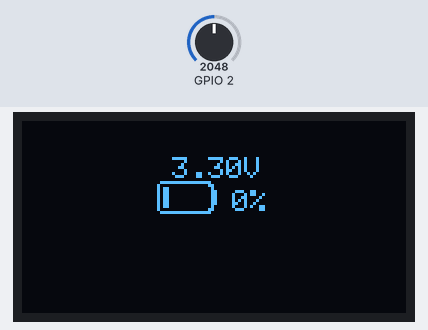
The program below on a simulated Seeed XIAO ESP32-C3. Shown: 128×64 one-colour display. Inputs (shaded band) come from the test bench; at power-on: GPIO 2 = 2048. What the program prints to the serial monitor is not drawn.

Above: at 2.5 s.
2.6 s: GPIO 2 set to 2162
At 3.4 s:
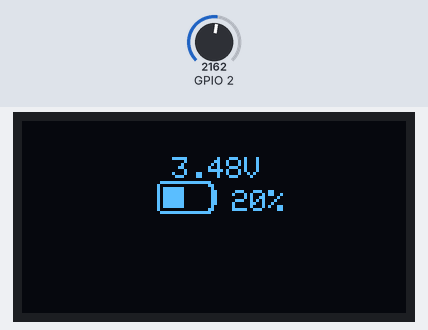
4.4 s: GPIO 2 set to 2280
At 5.1 s:
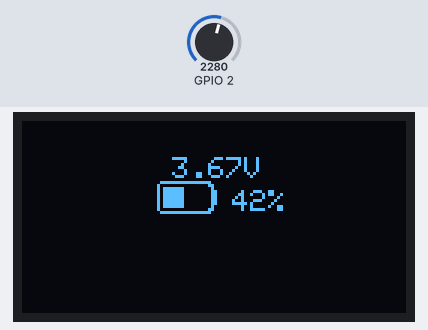
5.9 s: GPIO 2 set to 2360
At 6.8 s:
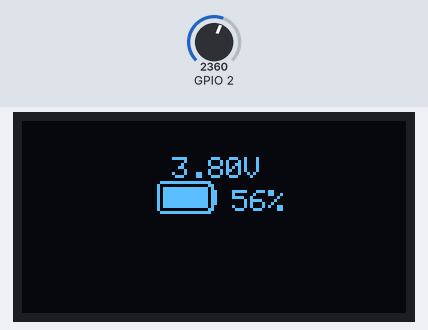
7.5 s: GPIO 2 set to 2047
At 8.4 s:
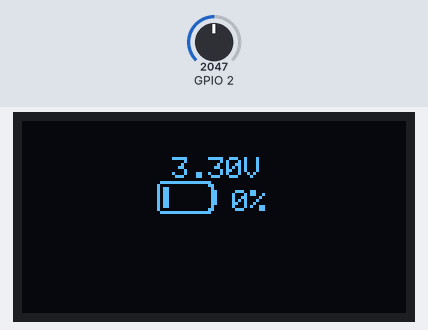
Timing chart, 0 to 10.0 s (numbered marks = the images above; inputs shaded):
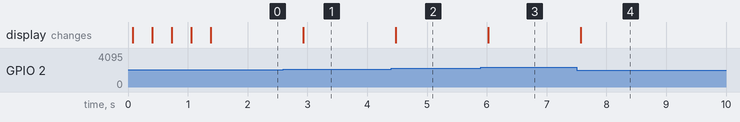

Measured:
- the behaviour switches between 2103 and 2104 on GPIO 2 (found by bisection; images 0 and 1)
- the behaviour switches between 2326 and 2327 on GPIO 2 (found by bisection; images 2 and 3)
- after the input at 2.6 s, the display: changes after 0.33 s (image 1)
- after the input at 4.4 s, the display: changes after 0.08 s (image 2)
- after the input at 5.9 s, the display: changes after 0.13 s (image 3)
- after the input at 7.5 s, the display: changes after 0.07 s (image 4)

The program:

main.cpp
```cpp
/*
        _          _ ______ _____ _____
       (_)        | |  ____|  __ \_   _|
  _ __  ___  _____| | |__  | |  | || |
 | '_ \| \ \/ / _ \ |  __| | |  | || |
 | |_) | |>  <  __/ | |____| |__| || |_
 | .__/|_/_/\_\___|_|______|_____/_____|
 | |
 |_|

www.pixeledi.eu | https://linktr.ee/pixeledi
ESP32 XIAO Battery Voltage | V1.0 | 04.2023

https://forum.seeedstudio.com/t/battery-voltage-monitor-and-ad-conversion-for-xiao-esp32c/267535

*/

#include <Arduino.h>
#include <Adafruit_GFX.h>
#include <Adafruit_SSD1306.h>
#include "batterygrafic.h"

unsigned long millisBattery = 0;
float Vbattf = 0;

#define OLED_RESET 4
Adafruit_SSD1306 display(OLED_RESET);

float mapf(float x, float inmin, float inmax, float outmin, float outmax)
{
  float a = x - inmin;
  float b = outmax - outmin;
  float c = inmax - inmin;
  return a * b / c + outmin;
}

void setBitamp(const uint8_t bitmap_grafic[])
{
  display.drawBitmap(45, 20, bitmap_grafic, 20, 11, 1);
}

void showBatteryStatus()
{
  display.clearDisplay();

  // convert upper and lower LiPo Voltage threadshold in Percentage
  float batteryleft = mapf(Vbattf, 3.3, 4.2, 0, 100);

  if (batteryleft >= 50.0)
    setBitamp(bitmap_batteryfull);
  else if (batteryleft > 10.0 && batteryleft < 49.9)
    setBitamp(bitmap_batteryhaveFull);
  else if (batteryleft <= 9.9)
    setBitamp(bitmap_Battery_Status_10perc);
  else
    setBitamp(bitmap_batteryfull);

  display.setTextSize(1);
  display.setCursor(50, 12);
  display.print(String(Vbattf,2)+"V");
  display.setCursor(70,23);
  display.print(String(round(batteryleft),0)+"%");

  display.display();
}

void showReady()
{
  for (int i = 0; i < 4; i++)
  {
    display.clearDisplay();
    display.setTextSize(2);
    display.setTextColor(SSD1306_WHITE);
    display.setCursor(35, 15);
    if (i == 0)
      display.print("READY");
    else if (i == 1)
      display.print("--3--");
    else if (i == 2)
      display.print("--2--");
    else if (i == 3)
      display.print("--1--");

    display.display();
    delay(300);
  }
}

void readBatteryVoltage()
{
  if (millis() - millisBattery > (300 * 1))
  {
    millisBattery = millis();

    uint32_t Vbatt = 0;
    for (int i = 0; i < 13; i++)
    {
      Vbatt = Vbatt + analogReadMilliVolts(A0);
    }
    // Spannungsteiler mit 2x 100kOhm zu A0
    // Die gemessene Spannung ist somit die Hälfte der Batteriespannung
    // weshalb später die Batteriespannung mit 2 multipliziert wird
    // Glätten von Spannungspsitzen -> Forloop

    // = 2* -> Spannungsteiler
    // /13 -> Glättung
    // / 1000 -> mv in V
    Vbattf = 2 * Vbatt / 13 / 1000.0;

    Serial.println(Vbattf, 3);
  }
}

void setup()
{
  Serial.begin(115200);

  display.begin(SSD1306_SWITCHCAPVCC, 0x3C);
  display.clearDisplay();
  display.display();
  showReady();
}

void loop()
{
  readBatteryVoltage();
  //debug zum testen der Grafiken
  //Vbattf=3.6;
  // debug ende

  showBatteryStatus();
}
```

Source omitted: batterygrafic.h (data table, 822 bytes)
